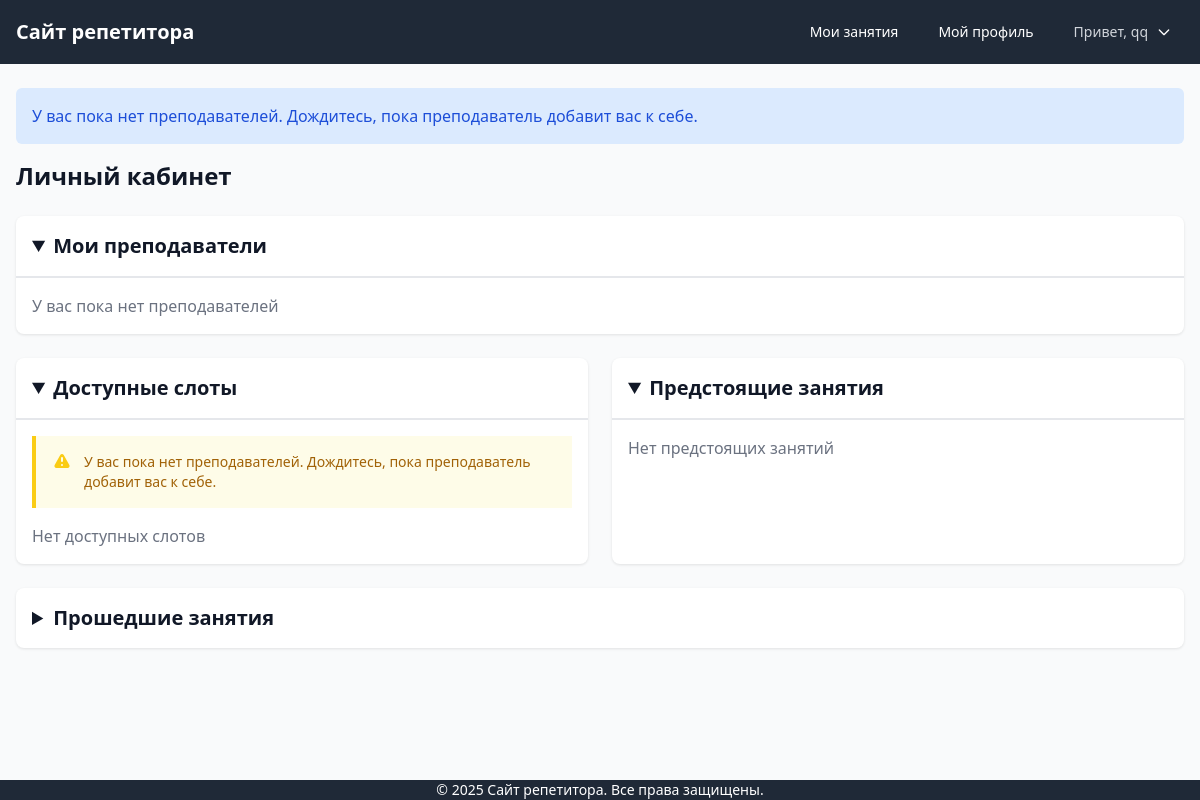
The app's page /student/ (signed in), older data.
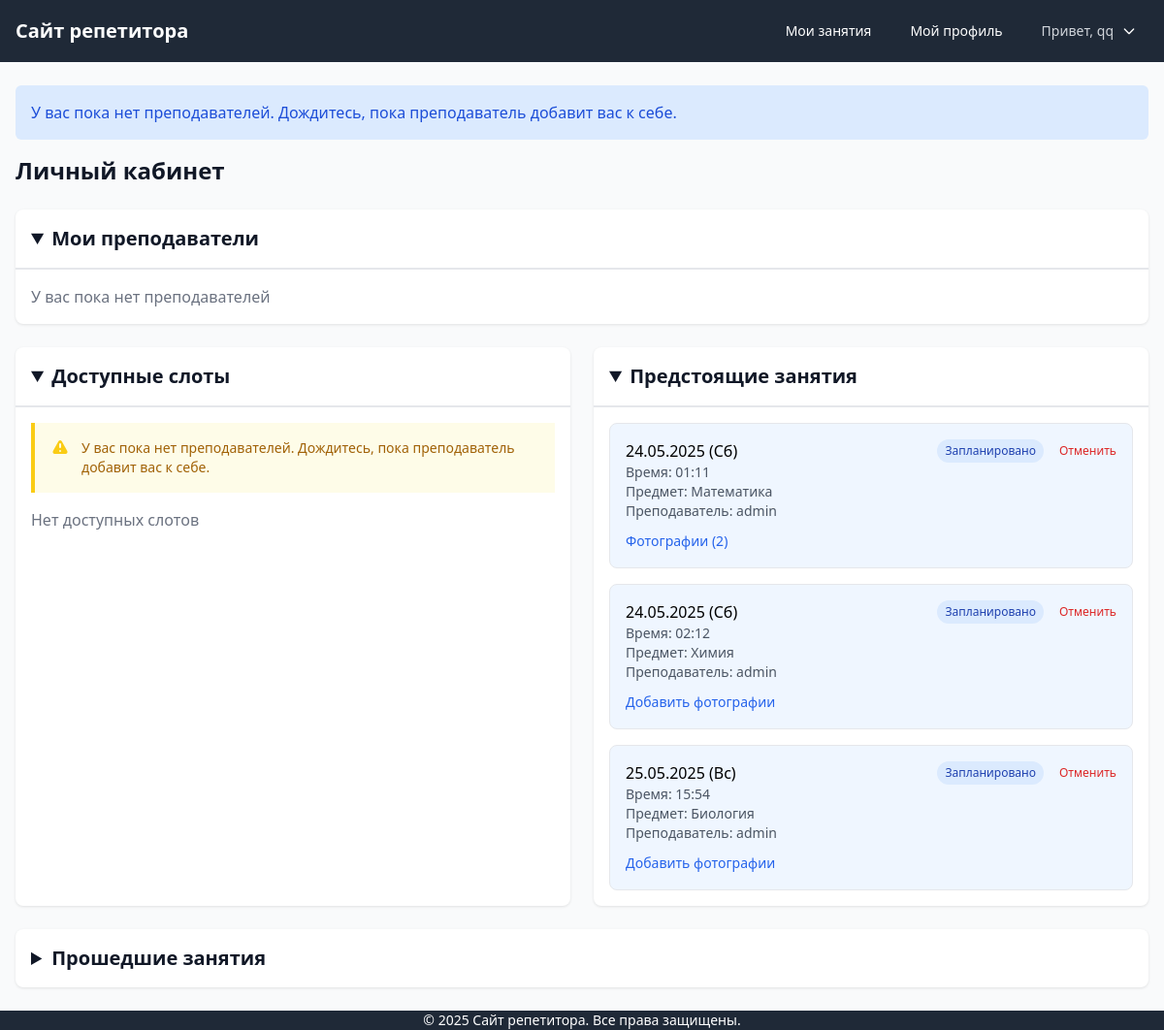
The same page, newer data.
### scheduler/models.py (models this page shows, shortened)
class Lesson(models.Model):
    STATUS_CHOICES = [
        ('scheduled', 'Запланировано'),
        ('completed', 'Завершено'),
        ('cancelled', 'Отменено'),
    ]
    SUBJECT_CHOICES = [
        ('math', 'Математика'),
        ('physics', 'Физика'),
        ('chemistry', 'Химия'),
        ('biology', 'Биология'),
        ('english', 'Английский язык'),
        ('russian', 'Русский язык'),
        ('literature', 'Литература'),
        ('history', 'История'),
        ('geography', 'География'),
        ('other', 'Другое'),
    ]
    time_slot = models.OneToOneField(TimeSlot, on_delete=models.CASCADE, related_name='lesson')
    student = models.ForeignKey(User, on_delete=models.CASCADE, related_name='booked_lessons')
    status = models.CharField(max_length=20, choices=STATUS_CHOICES, default='scheduled')
    subject = models.CharField(max_length=20, choices=SUBJECT_CHOICES, default='math')
    notes = models.TextField(blank=True)
    created_at = models.DateTimeField(auto_now_add=True)
    updated_at = models.DateTimeField(auto_now=True)

class TimeSlot(models.Model):
    STATUS_CHOICES = [
        ('available', 'Доступно'),
        ('booked', 'Забронировано'),
        ('completed', 'Завершено'),
        ('cancelled', 'Отменено'),
    ]
    tutor = models.ForeignKey(User, on_delete=models.CASCADE, related_name='time_slots')
    student = models.ForeignKey(User, on_delete=models.SET_NULL, null=True, blank=True, related_name='booked_slots')
    datetime = models.DateTimeField()
    status = models.CharField(max_length=10, choices=STATUS_CHOICES, default='available')
    duration = models.IntegerField(default=60, help_text='Длительность в минутах')
    notes = models.TextField(blank=True)
    class Meta:
        unique_together = ['tutor', 'datetime']
        ordering = ['datetime']

### scheduler/views.py (the view)
# urls.py: path('student/', views.student_dashboard, name='student_dashboard'),
@login_required
@user_passes_test(is_student)
def student_dashboard(request):
    start_date = timezone.now()
    end_date = start_date + timedelta(days=7)
    my_tutors = User.objects.filter(
        students_list__student=request.user,
        students_list__is_active=True
    )
    if not my_tutors.exists():
        messages.info(request, 'У вас пока нет преподавателей. Дождитесь, пока преподаватель добавит вас к себе.')
        available_slots = TimeSlot.objects.none()
    else:
        available_slots = TimeSlot.objects.filter(
            status='available',
            datetime__range=[start_date, end_date],
            tutor__in=my_tutors
        ).order_by('datetime')
    my_lessons = Lesson.objects.filter(
        student=request.user
    ).order_by('time_slot__datetime')
    context = {
        'now': timezone.now(),
        'available_slots': available_slots,
        'my_lessons': my_lessons,
        'upcoming_lessons': my_lessons.filter(time_slot__datetime__gte=timezone.now()),
        'past_lessons': my_lessons.filter(time_slot__datetime__lt=timezone.now()).order_by('-time_slot__datetime'),
        'my_tutors': my_tutors,  # Добавляем список преподавателей в контекст
    }
    return render(request, 'scheduler/student/dashboard.html', context)

### scheduler/templatetags/scheduler_extras.py (called while the page is built)
@register.filter
def date_with_weekday(value):
    if not value:
        return ""
    weekdays = ['Пн', 'Вт', 'Ср', 'Чт', 'Пт', 'Сб', 'Вс']
    return f"{value.strftime('%d.%m.%Y')} ({weekdays[value.weekday()]})"

### scheduler/views.py (called while the page is built)
def is_student(user):
    return user.groups.filter(name='Students').exists()

### scheduler/templates/scheduler/student/dashboard.html (shortened to what the changed rows need)
{% extends 'base.html' %}
{% load scheduler_extras %}
{% block content %}
<div class="space-y-6">
    <h1 class="text-2xl font-bold text-gray-900">Личный кабинет</h1>
    <div class="grid grid-cols-1 md:grid-cols-2 gap-6">
        <details open class="h-full">
            <div>
                {% if upcoming_lessons %}
                    <div class="space-y-4">
                        {% for lesson in upcoming_lessons %}
                            <div class="border rounded-lg p-4 bg-blue-50">
                                <div class="flex justify-between items-start">
                                    <div>
                                        <p class="font-medium">{{ lesson.time_slot.datetime|date_with_weekday }}</p>
                                        <p class="text-sm text-gray-600">Время: {{ lesson.time_slot.datetime|time:'H:i' }}</p>
                                        <p class="text-sm text-gray-600">Предмет: {{ lesson.get_subject_display }}</p>
                                        <p class="text-sm text-gray-600">Преподаватель: {{ lesson.time_slot.tutor.get_full_name|default:lesson.time_slot.tutor.username }}</p>
                                    </div>
                                    <div class="flex gap-2 items-center">
                                        <span class="px-2 py-1 text-xs rounded-full bg-blue-100 text-blue-800">{{ lesson.get_status_display }}</span>
                                        {% if lesson.status == 'scheduled' and lesson.time_slot.datetime|timeuntil > '12:00:00' %}
                                            <a href="{% url 'cancel_lesson' lesson.id %}" class="text-red-600 hover:underline text-xs ml-2">Отменить</a>
                                        {% endif %}
                                    </div>
                                </div>
                                <div class="mt-2">
                                    <a href="{% url 'manage_lesson_photos' lesson.id %}"
                                       class="text-sm text-blue-600 hover:text-blue-800">
                                        {% if lesson.photos.exists %}
                                            Фотографии ({{ lesson.photos.count }})
                                        {% else %}
                                            Добавить фотографии
                                        {% endif %}
                                    </a>
                                </div>
                            </div>
                        {% endfor %}
                    </div>
                {% else %}
                    <p class="text-gray-500">Нет предстоящих занятий</p>
                {% endif %}
            </div>
        </details>
    </div>
</div>
{% endblock %}

### scheduler/templates/base.html (shortened to what this page needs)
{% load static %}
<!DOCTYPE html>
<html lang="ru">
<head>
    <link rel="stylesheet" href="{% static 'css/output.css' %}">
</head>
<body class="flex flex-col min-h-screen bg-gray-50">
    <nav class="bg-gray-800 text-white">
        <div class="w-full max-w-[80rem] mx-auto px-4">
            <div class="flex items-center justify-between h-16">
                <div class="flex items-center">
                    <a href="{% url 'home' %}" class="text-xl font-bold">Сайт репетитора</a>
                </div>
                <div class="flex items-center space-x-4">
                    {% if user.is_authenticated %}
                        {% if not viewing_as_tutor and user.groups.all.0.name == 'Tutors' %}
                            <a href="{% url 'tutor_dashboard' %}" class="px-3 py-2 rounded-md text-sm font-medium hover:bg-gray-700">Панель управления</a>
                            <a href="{% url 'student_list' %}" class="px-3 py-2 rounded-md text-sm font-medium hover:bg-gray-700">Мои ученики</a>
                            <a href="{% url 'tutor_calendar' %}" class="px-3 py-2 rounded-md text-sm font-medium hover:bg-gray-700">Календарь</a>
                            <a href="{% url 'recurring_templates_list' %}" class="px-3 py-2 rounded-md text-sm font-medium hover:bg-gray-700">Шаблоны занятий</a>
                            <a href="{% url 'create_time_slot' %}" class="px-3 py-2 rounded-md text-sm font-medium hover:bg-gray-700">Создать слот</a>
                        {% elif not viewing_as_tutor and user.groups.all.0.name == 'Students' %}
                            <a href="{% url 'student_dashboard' %}" class="px-3 py-2 rounded-md text-sm font-medium hover:bg-gray-700">Мои занятия</a>
                            <a href="{% url 'student_profile' %}" class="px-3 py-2 rounded-md text-sm font-medium hover:bg-gray-700">Мой профиль</a>
                        {% endif %}
                        <div class="relative group">
                            <button class="px-3 py-2 rounded-md text-sm font-medium hover:bg-gray-700 flex items-center">
                                <span class="text-gray-300">Привет, {{ user.username }}</span>
                                <svg class="ml-2 h-4 w-4" fill="none" stroke="currentColor" viewBox="0 0 24 24">
                                    <path stroke-linecap="round" stroke-linejoin="round" stroke-width="2" d="M19 9l-7 7-7-7"/>
                                </svg>
                            </button>
                        </div>
                    {% else %}
                        <a href="{% url 'admin:login' %}" class="px-3 py-2 rounded-md text-sm font-medium hover:bg-gray-700">Войти</a>
                    {% endif %}
                </div>
            </div>
        </div>
    </nav>
    <main class="flex-grow w-full max-w-[80rem] mx-auto px-4 py-6">
        {% if messages %}
            <div class="mb-4">
                {% for message in messages %}
                    <div class="p-4 rounded-md {% if message.tags == 'success' %}bg-green-100 text-green-700{% elif message.tags == 'error' %}bg-red-100 text-red-700{% else %}bg-blue-100 text-blue-700{% endif %}">
                        {{ message }}
                    </div>
                {% endfor %}
            </div>
        {% endif %}
        {% block content %}{% endblock %}
    </main>
    <footer class="bg-gray-800 text-white mt-auto">
        <div class="w-full max-w-[80rem] mx-auto px-4">
            <p class="text-center text-sm">© 2025 Сайт репетитора. Все права защищены.</p>
        </div>
    </footer>
</body>
</html>

Row changes from the older to the newer data that the page shows:
added Lesson: time_slot.datetime "24.05.2025 (Сб)", time_slot.datetime "01:11", subject "Математика", time_slot.tutor.get_full_name "admin", status "Запланировано", shows "Отменить", photos.count "2"
added Lesson: time_slot.datetime "24.05.2025 (Сб)", time_slot.datetime "02:12", subject "Химия", time_slot.tutor.get_full_name "admin", status "Запланировано", shows "Отменить", shows "Добавить фотографии"
added Lesson: time_slot.datetime "25.05.2025 (Вс)", time_slot.datetime "15:54", subject "Биология", time_slot.tutor.get_full_name "admin", status "Запланировано", shows "Отменить", shows "Добавить фотографии"
Text that changed along with them:
text no longer shown: "Нет предстоящих занятий"
